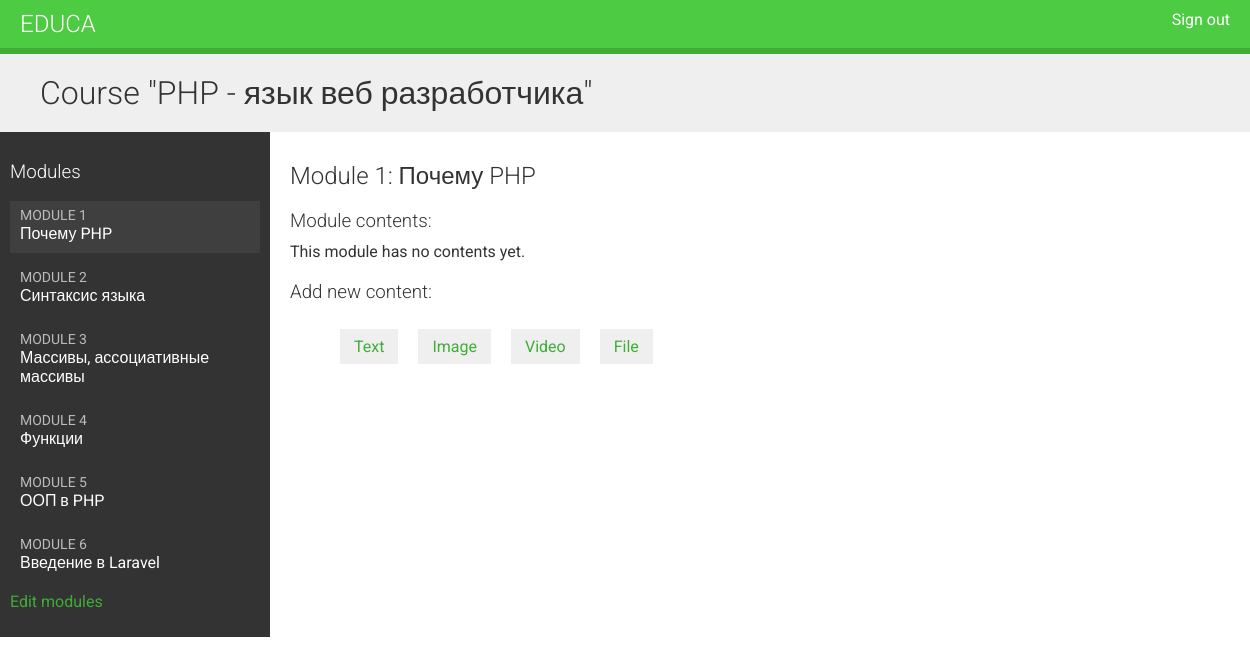
Page /course/module/25 (signed in) on the committed database.
### courses/models.py (models this page shows, shortened)
class Course(models.Model):
    owner = models.ForeignKey(User,
                              related_name='courses_created',
                              on_delete=models.CASCADE)
    subject = models.ForeignKey(Subject,
                                related_name='courses',
                                on_delete=models.CASCADE)
    title = models.CharField(max_length=200)
    slug = models.SlugField(max_length=200, unique=True)
    overview = models.TextField()
    created = models.DateTimeField(auto_now_add=True)
    students = models.ManyToManyField(User, related_name='courses_joined', blank=True)
    class Meta:
        ordering = ['-created']

class Module(models.Model):
    course = models.ForeignKey(Course,
                               related_name='modules',
                               on_delete=models.CASCADE)
    title = models.CharField(max_length=200)
    description = models.TextField(blank=True)
    order = OrderField(blank=True, for_fields=['course'])
    class Meta:
        ordering = ['order']

### courses/views.py (the view)
# urls.py: path('module/<int:module_id>', views.ModuleContentListView.as_view(), name='module_content_list'),
class ModuleContentListView(TemplateResponseMixin, View):
    template_name = 'courses/manage/module/content_list.html'
    def get(self, request, module_id):
        module = get_object_or_404(Module,
                                   id=module_id,
                                   course__owner=request.user)
        return self.render_to_response({'module': module})

### courses/templates/courses/manage/module/content_list.html (shortened to what this page needs)
{% extends "base.html" %}
{% load course %}
{% block content %}
{% with course=module.course %}
<h1>Course "{{ course.title }}"</h1>
<div class="contents">
    <h3>Modules</h3>
    <ul id="modules">
        {% for m in course.modules.all %}
        <li data-id="{{ m.id }}" {% if m == module %}class="selected" {% endif %}>
            <a href="{% url 'module_content_list' m.id %}">
            <span>
              Module <span class="order">{{ m.order|add:1 }}</span>
            </span>
                <br>
                {{ m.title }}
            </a>
        </li>
        {% empty %}
        <li>No modules yet.</li>
        {% endfor %}
    </ul>
    <p><a href="{% url 'course_module_update' course.id %}">
        Edit modules</a></p>
</div>
<div class="module">
    <h2>Module {{ module.order|add:1 }}: {{ module.title }}</h2>
    <h3>Module contents:</h3>
    <div id="module-contents">
        {% for content in module.contents.all %}
        <div data-id="{{ content.id }}">
            {% with item=content.item %}
            <p>{{ item }} ({{ item|model_name }})</p>
            <a href="{% url 'module_content_update' module.id item|model_name item.id %}">
                Edit
            </a>
            <form action="{% url 'module_content_delete' content.id %}" method="post">
                <input type="submit" value="Delete">
                {% csrf_token %}
            </form>
            {% endwith %}
        </div>
        {% empty %}
        <p>This module has no contents yet.</p>
        {% endfor %}
    </div>
    <h3>Add new content:</h3>
    <ul class="content-types">
        <li>
            <a href="{% url 'module_content_create' module.id 'text' %}">Text</a>
        </li>
        <li>
            <a href="{% url 'module_content_create' module.id 'image' %}">Image</a>
        </li>
        <li>
            <a href="{% url 'module_content_create' module.id 'video' %}">Video</a>
        </li>
        <li>
            <a href="{% url 'module_content_create' module.id 'file' %}">File</a>
        </li>
    </ul>
</div>
{% endwith %}
{% endblock %}

### courses/static/css/base.css (style rules this page uses)
body { margin:0; font-family:'Roboto', sans-serif; font-weight:400; color:#333; }
a { color:#3fad37; text-decoration:none; }
ul { float:left; }
h1, h2, h3, h4, h5, h6 { font-family:'Roboto', sans-serif; font-weight:300; }
h1 { background:#efefef; width:100%; overflow:auto; padding:20px 0 20px 40px; margin:0; }
.module { padding:10px 20px; float:left; width:600px; }
.module h3 { margin:20px 0 0; padding:0; width:100%; }
.module p { margin:10px 0 20px; width:100%; float:left; }
.contents { width:20%; padding:10px; float:left; background:#333; color: #fff; font-family:'Roboto', sans-serif; }
.contents ul { list-style:none; margin:0; padding:0; width:100%; }
.contents ul li { margin:0 0 10px 0; padding:4px 10px 10px; overflow:auto; cursor:move; }
.contents ul li.selected { background:#3f3f3f; }
.contents ul span { text-transform:uppercase; color:#bbb; font-size:14px; }
.contents ul a { display:block; color:#fff; text-decoration:none; }
ul.content-types li { list-style:none; float:left; margin:10px; background:#efefef; padding:8px 14px; }

### rows in the picture
Course: title "PHP - язык веб разработчика"
Module: order|add "1", title "Почему PHP"
Module: order|add "2", title "Синтаксис языка"
Module: order|add "3", title "Массивы, ассоциативные массивы"
Module: order|add "4", title "Функции"
Module: order|add "5", title "ООП в PHP"
Module: order|add "6", title "Введение в Laravel"
